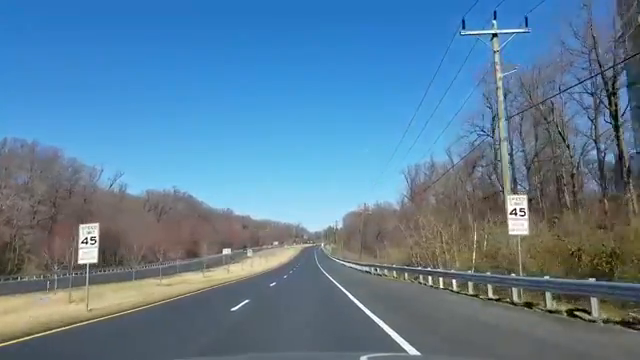
#> input picture frame 89 of videoplayback(360p).mp4, 640 x 360 px
$ python Video_ROI.py
#> lines starting #> are read from the running program, lines starting #| are printed output that depends on the picture; after the words box and inside, x2 and y2 are one past the last pixel; in counts of white or black regions, pixels touching at a corner belong together
import cv2
import numpy as np

cap = cv2.VideoCapture('videoplayback(360p).mp4')

while True:

    ret, frame = cap.read()
#> frame is the input picture: shape (360, 640, 3); mean B, G, R 152.6, 126.3, 92
    frame = cv2.cvtColor(frame, cv2.COLOR_BGR2GRAY) #mandatory
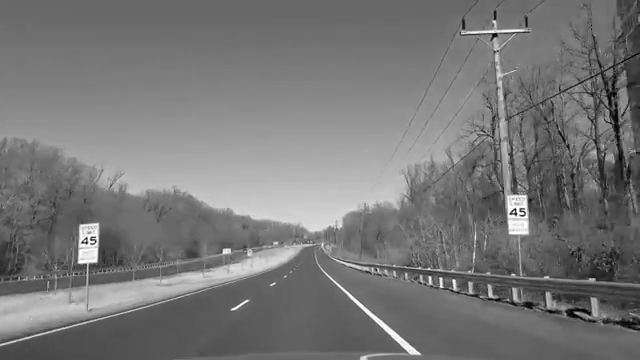
#> frame: shape (360, 640); min 0, max 255, mean 119.1
    blur = cv2.medianBlur(frame,5)
    pts = np.array([[220,240],[419,240],[639,330],[639,0],[0,0],[0,330]], np.int32)
    roi = cv2.fillPoly(blur,[pts],(0,0,0))
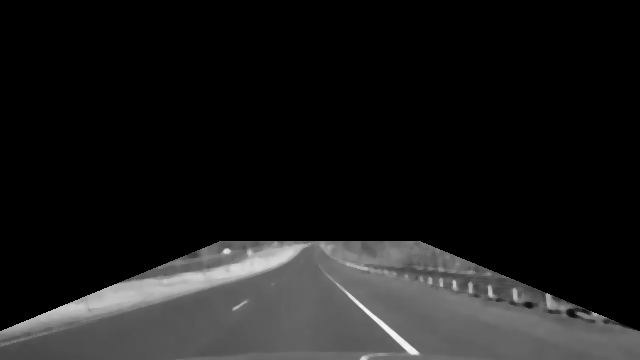
#> roi: shape (360, 640); min 0, max 248, mean 26.5

    mask = cv2.inRange(blur, roi, roi)
#> mask: shape (360, 640); every value is 255
    display = cv2.bitwise_and(blur, frame, mask = mask)
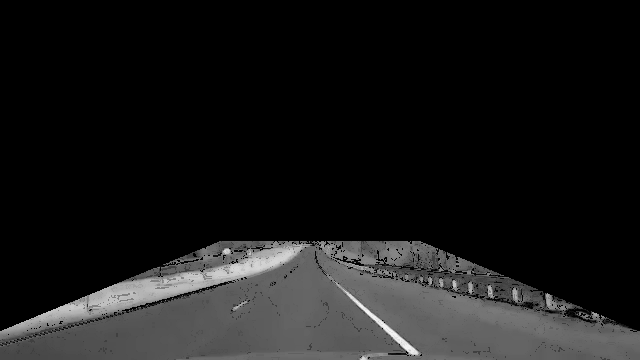
#> display: shape (360, 640); min 0, max 248, mean 24.8

    th1 = cv2.adaptiveThreshold(display,255,cv2.ADAPTIVE_THRESH_GAUSSIAN_C,cv2.THRESH_BINARY,11,2)
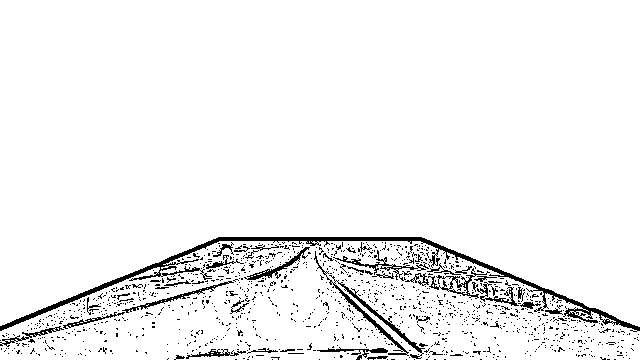
#> th1: shape (360, 640); 94.9% white; black in thin lines or dots, all inside (x1, y1, x2, y2) = (0, 237, 640, 360)

    trim_edge = np.array([[220,240],[419,240],[639,330],[639,0],[0,0],[0,330]], np.int32)
    trim_edge = pts.reshape((-1,1,2))
    cv2.polylines(th1,[trim_edge],True,(0,0,0),1)
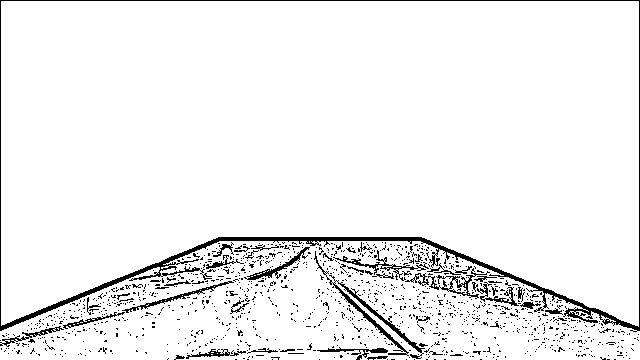
#> th1: shape (360, 640); 94.3% white; black in thin lines or dots

    cv2.imshow('Original',th1)

    if cv2.waitKey(1) & 0xFF == ord('q'):
#> (key q is pressed here)
        break


cap.release()
cv2.destroyAllWindows()

$ run again, starting later in the video
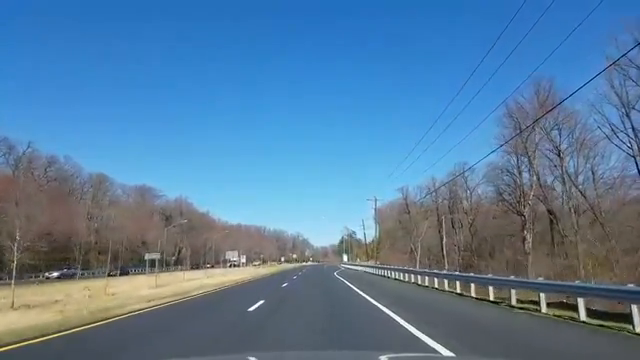
#> input picture frame 400 of videoplayback(360p).mp4, 640 x 360 px
#> frame is the input picture: shape (360, 640, 3); mean B, G, R 157.4, 124.8, 87.1
#> frame: shape (360, 640)
#> mask: shape (360, 640); every value is 255
#> `display = cv2.bitwise_and(blur, frame, mask = mask)`:
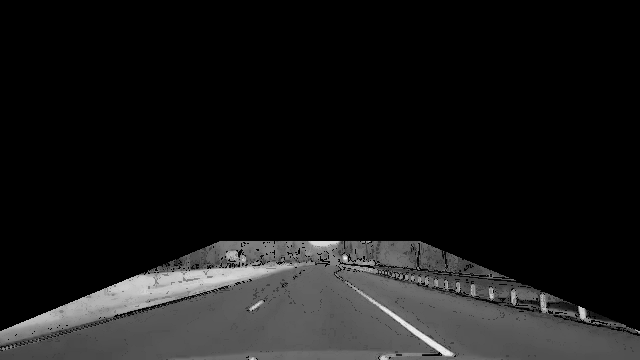
#> display: shape (360, 640); min 0, max 244, mean 24.1
#> `cv2.polylines(th1,[trim_edge],True,(0,0,0),1)`:
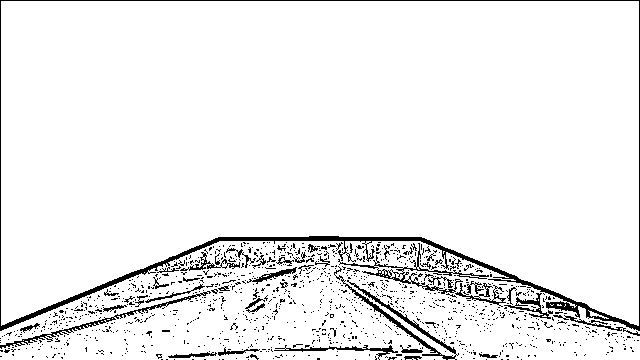
#> th1: shape (360, 640); 93.9% white; black in thin lines or dots

$ run again, starting later in the video
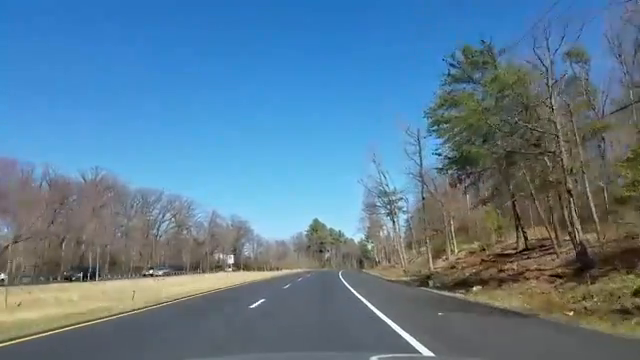
#> input picture frame 712 of videoplayback(360p).mp4, 640 x 360 px
#> frame is the input picture: shape (360, 640, 3); mean B, G, R 147.1, 124.2, 92.2
#> frame: shape (360, 640)
#> mask: shape (360, 640); every value is 255
#> `display = cv2.bitwise_and(blur, frame, mask = mask)`:
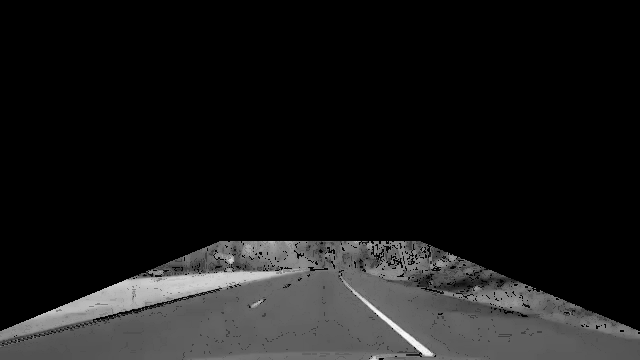
#> display: shape (360, 640); min 0, max 250, mean 25.1
#> `cv2.polylines(th1,[trim_edge],True,(0,0,0),1)`:
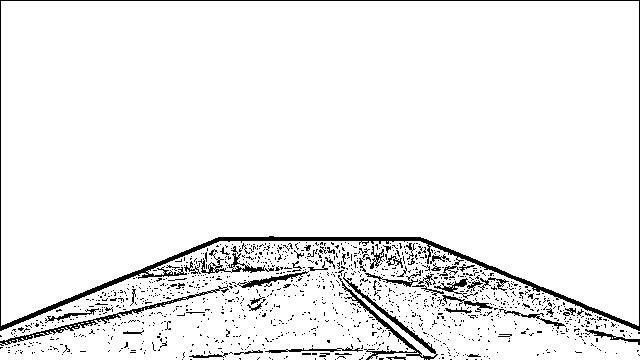
#> th1: shape (360, 640); 94% white; black in thin lines or dots
